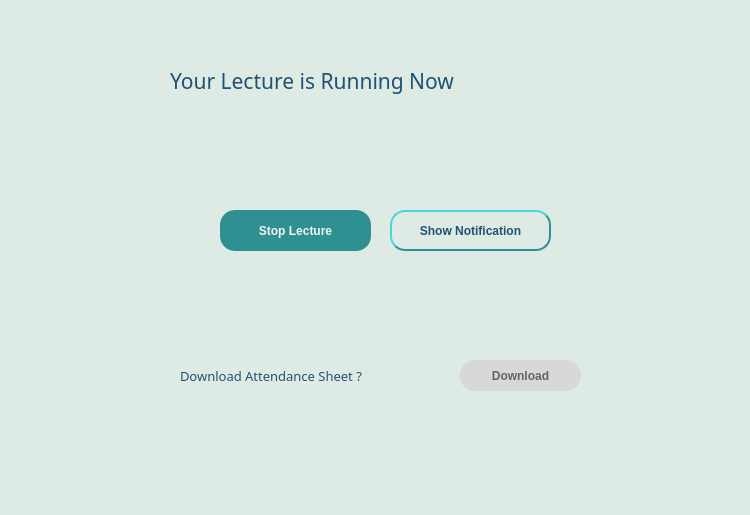
<?xml version="1.0" encoding="UTF-8"?>
<ui version="4.0">
 <class>MainWindow</class>
 <widget class="QMainWindow" name="MainWindow">
  <property name="geometry">
   <rect>
    <x>0</x>
    <y>0</y>
    <width>750</width>
    <height>515</height>
   </rect>
  </property>
  <property name="windowTitle">
   <string>Lecture started</string>
  </property>
  <property name="styleSheet">
   <string notr="true">background-color: rgb(222, 234, 228);</string>
  </property>
  <widget class="QWidget" name="centralwidget">
   <widget class="QLabel" name="running_label">
    <property name="geometry">
     <rect>
      <x>170</x>
      <y>60</y>
      <width>411</width>
      <height>41</height>
     </rect>
    </property>
    <property name="font">
     <font>
      <family>Montserrat SemiBold</family>
      <pointsize>16</pointsize>
      <weight>7</weight>
      <italic>false</italic>
      <bold>false</bold>
     </font>
    </property>
    <property name="styleSheet">
     <string notr="true">color: rgb(33, 82, 115);
font: 63 16pt &quot;Montserrat SemiBold&quot;;
</string>
    </property>
    <property name="text">
     <string>Your Lecture is Running Now</string>
    </property>
   </widget>
   <widget class="QPushButton" name="stop_btn">
    <property name="geometry">
     <rect>
      <x>220</x>
      <y>210</y>
      <width>151</width>
      <height>41</height>
     </rect>
    </property>
    <property name="font">
     <font>
      <pointsize>9</pointsize>
      <weight>75</weight>
      <bold>true</bold>
     </font>
    </property>
    <property name="styleSheet">
     <string notr="true">background-color: rgb(47, 144, 145);
color: rgb(243, 243, 243);
 border-radius: 15px;</string>
    </property>
    <property name="text">
     <string>Stop Lecture</string>
    </property>
   </widget>
   <widget class="QPushButton" name="show_notify_btn">
    <property name="geometry">
     <rect>
      <x>390</x>
      <y>210</y>
      <width>161</width>
      <height>41</height>
     </rect>
    </property>
    <property name="font">
     <font>
      <pointsize>9</pointsize>
      <weight>75</weight>
      <bold>true</bold>
     </font>
    </property>
    <property name="styleSheet">
     <string notr="true">background-color: rgb(222, 234, 228);
border-color: rgb(47, 144, 145);
color: rgb(33, 82, 115);
border-radius: 15px;
border-width: 2px;
border-style:outset;</string>
    </property>
    <property name="text">
     <string>Show Notification</string>
    </property>
   </widget>
   <widget class="QLabel" name="dowload_label">
    <property name="geometry">
     <rect>
      <x>180</x>
      <y>360</y>
      <width>271</width>
      <height>31</height>
     </rect>
    </property>
    <property name="font">
     <font>
      <family>Montserrat Medium</family>
      <pointsize>10</pointsize>
      <weight>7</weight>
      <italic>false</italic>
      <bold>false</bold>
     </font>
    </property>
    <property name="styleSheet">
     <string notr="true">color: rgb(33, 82, 115);
font: 57 10pt &quot;Montserrat Medium&quot;;

</string>
    </property>
    <property name="text">
     <string>Download Attendance Sheet ?</string>
    </property>
   </widget>
   <widget class="QPushButton" name="download_btn">
    <property name="geometry">
     <rect>
      <x>460</x>
      <y>360</y>
      <width>121</width>
      <height>31</height>
     </rect>
    </property>
    <property name="font">
     <font>
      <pointsize>9</pointsize>
      <weight>75</weight>
      <bold>true</bold>
     </font>
    </property>
    <property name="styleSheet">
     <string notr="true">background-color: rgb(216, 216, 216);color: rgb(99, 99, 99);border-radius: 15px;border-style:outset;border-color:  rgb(99, 99, 99);</string>
    </property>
    <property name="text">
     <string>Download</string>
    </property>
   </widget>
   <widget class="QLabel" name="c6">
    <property name="geometry">
     <rect>
      <x>630</x>
      <y>290</y>
      <width>231</width>
      <height>221</height>
     </rect>
    </property>
    <property name="text">
     <string/>
    </property>
    <property name="pixmap">
     <pixmap>Group 3.svg</pixmap>
    </property>
    <property name="scaledContents">
     <bool>true</bool>
    </property>
   </widget>
   <widget class="QLabel" name="label_3">
    <property name="geometry">
     <rect>
      <x>110</x>
      <y>120</y>
      <width>541</width>
      <height>221</height>
     </rect>
    </property>
    <property name="text">
     <string/>
    </property>
    <property name="pixmap">
     <pixmap>Rectangle 1.svg</pixmap>
    </property>
    <property name="scaledContents">
     <bool>true</bool>
    </property>
   </widget>
   <widget class="QLabel" name="c4">
    <property name="geometry">
     <rect>
      <x>570</x>
      <y>-40</y>
      <width>191</width>
      <height>191</height>
     </rect>
    </property>
    <property name="styleSheet">
     <string notr="true"/>
    </property>
    <property name="text">
     <string/>
    </property>
    <property name="pixmap">
     <pixmap>rings2.svg</pixmap>
    </property>
    <property name="scaledContents">
     <bool>true</bool>
    </property>
   </widget>
   <widget class="QLabel" name="c5">
    <property name="geometry">
     <rect>
      <x>-30</x>
      <y>180</y>
      <width>141</width>
      <height>131</height>
     </rect>
    </property>
    <property name="toolTipDuration">
     <number>-5</number>
    </property>
    <property name="text">
     <string/>
    </property>
    <property name="pixmap">
     <pixmap>Group 1.svg</pixmap>
    </property>
    <property name="scaledContents">
     <bool>true</bool>
    </property>
   </widget>
   <zorder>c4</zorder>
   <zorder>label_3</zorder>
   <zorder>running_label</zorder>
   <zorder>stop_btn</zorder>
   <zorder>show_notify_btn</zorder>
   <zorder>dowload_label</zorder>
   <zorder>download_btn</zorder>
   <zorder>c6</zorder>
   <zorder>c5</zorder>
  </widget>
  <widget class="QMenuBar" name="menubar">
   <property name="geometry">
    <rect>
     <x>0</x>
     <y>0</y>
     <width>750</width>
     <height>26</height>
    </rect>
   </property>
  </widget>
  <widget class="QStatusBar" name="statusbar"/>
 </widget>
 <resources>
  <include location="app_images/cylinder2.qrc"/>
  <include location="app_images/rec1.qrc"/>
  <include location="app_images/circle1.qrc"/>
  <include location="app_images/cylinder.qrc"/>
 </resources>
 <connections/>
</ui>
